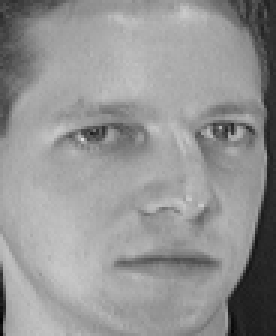
//> input picture ReconnaissanceDesFormes/Projets/ReconnaissanceDesFaces/code/FaceRecognition/att_faces/s1/2.pgm, 92 x 112 px, given in place of P5, which was not available (shown 3 times larger)
$ ./pca ../FaceRecognition/att_faces/s1/2.pgm   (built with g++ and OpenCV 4)
//> lines starting //> are read from the running program, lines starting //| are printed output that depends on the picture; pictures that were not available may be replaced by others from this repository, and a replacement may not be noted
/*
* pca.cpp
*
*  Author:
*  Kevin Hughes <kevinhughes27[at]gmail[dot]com>
*
*  Special Thanks to:
*  Philipp Wagner <bytefish[at]gmx[dot]de>
*
* This program demonstrates how to use OpenCV PCA with a
* specified amount of variance to retain. The effect
* is illustrated further by using a trackbar to
* change the value for retained varaince.
*
* The program takes as input a text file with each line
* begin the full path to an image. PCA will be performed
* on this list of images. The author recommends using
* the first 15 faces of the AT&T face data set:
* http://www.cl.cam.ac.uk/research/dtg/attarchive/facedatabase.html
*
* so for example your input text file would look like this:
*
*        <path_to_at&t_faces>/orl_faces/s1/1.pgm
*        <path_to_at&t_faces>/orl_faces/s2/1.pgm
*        <path_to_at&t_faces>/orl_faces/s3/1.pgm
*        <path_to_at&t_faces>/orl_faces/s4/1.pgm
*        <path_to_at&t_faces>/orl_faces/s5/1.pgm
*        <path_to_at&t_faces>/orl_faces/s6/1.pgm
*        <path_to_at&t_faces>/orl_faces/s7/1.pgm
*        <path_to_at&t_faces>/orl_faces/s8/1.pgm
*        <path_to_at&t_faces>/orl_faces/s9/1.pgm
*        <path_to_at&t_faces>/orl_faces/s10/1.pgm
*        <path_to_at&t_faces>/orl_faces/s11/1.pgm
*        <path_to_at&t_faces>/orl_faces/s12/1.pgm
*        <path_to_at&t_faces>/orl_faces/s13/1.pgm
*        <path_to_at&t_faces>/orl_faces/s14/1.pgm
*        <path_to_at&t_faces>/orl_faces/s15/1.pgm
*
*/

#include <iostream>
#include <fstream>
#include <sstream>

#include <opencv2/core/core.hpp>
#include <opencv2/highgui/highgui.hpp>

using namespace cv;
using namespace std;

///////////////////////
// Functions
static void read_imgList(const string& filename, vector<Mat>& images) {
//> called with filename = "../FaceRecognition/att_faces/s1/2.pgm"
    std::ifstream file(filename.c_str(), ifstream::in);
    if (!file) {
        string error_message = "No valid input file was given, please check the given filename.";
        //CV_Error(Error::StsBadArg, error_message);
    }
    string line;
    while (getline(file, line)) {
        images.push_back(imread(line, 0));
//> images[0] is the input picture: 112 rows x 92 cols, CV_8UC1; min 2, max 223, mean 148
    }
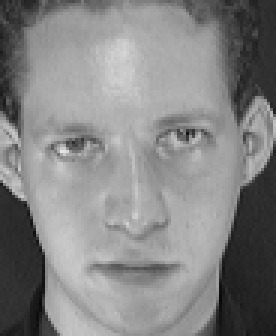
//> images[1]: 112 rows x 92 cols, CV_8UC1 (shown 3 times larger); min 7, max 232, mean 132.6
}

static  Mat formatImagesForPCA(const vector<Mat> &data)
{
    Mat dst(static_cast<int>(data.size()), data[0].rows*data[0].cols, CV_32F);
    for(unsigned int i = 0; i < data.size(); i++)
    {
        Mat image_row = data[i].clone().reshape(1,1);
        Mat row_i = dst.row(i);
        image_row.convertTo(row_i,CV_32F);
    }
//> this loop made 6 passes
    return dst;
}

static Mat toGrayscale(InputArray _src) {
    Mat src = _src.getMat();
    // only allow one channel
    if(src.channels() != 1) {
        //CV_Error(Error::StsBadArg, "Only Matrices with one channel are supported");
    }
    // create and return normalized image
    Mat dst;
    cv::normalize(_src, dst, 0, 255, NORM_MINMAX, CV_8UC1);
    return dst;
}

struct params
{
    Mat data;
    int ch;
    int rows;
    PCA pca;
    string winName;
};

static void onTrackbar(int pos, void* ptr)
{
    cout << "Retained Variance = " << pos << "%   ";
    cout << "re-calculating PCA..." << std::flush;

    double var = pos / 100.0;

    struct params *p = (struct params *)ptr;

    p->pca = PCA(p->data, cv::Mat(), CV_PCA_DATA_AS_ROW, var);

    Mat point = p->pca.project(p->data.row(0));
    Mat reconstruction = p->pca.backProject(point);
    reconstruction = reconstruction.reshape(p->ch, p->rows);
    reconstruction = toGrayscale(reconstruction);

    imshow(p->winName, reconstruction);
    cout << "done!   # of principal components: " << p->pca.eigenvectors.rows << endl;
}


///////////////////////
// Main
int main(int argc, char** argv)
{
    if (argc != 2) {
        cout << "usage: " << argv[0] << " <image_list.txt>" << endl;
        exit(1);
    }

    // Get the path to your CSV.
    string imgList = string(argv[1]);

    // vector to hold the images
    vector<Mat> images;

    // Read in the data. This can fail if not valid
    try {
        read_imgList(imgList, images);
    } catch (cv::Exception& e) {
        cerr << "Error opening file \"" << imgList << "\". Reason: " << e.msg << endl;
        exit(1);
    }

    // Quit if there are not enough images for this demo.
    if(images.size() <= 1) {
        string error_message = "This demo needs at least 2 images to work. Please add more images to your data set!";
        //CV_Error(Error::StsError, error_message);
    }

    // Reshape and stack images into a rowMatrix
    Mat data = formatImagesForPCA(images);

    // perform PCA
    PCA pca(data, cv::Mat(), CV_PCA_DATA_AS_ROW, 0.95); // trackbar is initially set here, also this is a common value for retainedVariance

    // Demonstration of the effect of retainedVariance on the first image
    Mat point = pca.project(data.row(0)); // project into the eigenspace, thus the image becomes a "point"
//> point = [4122.7, -4035.3]
    Mat reconstruction = pca.backProject(point); // re-create the image from the "point"
//> reconstruction = 10304 values, max 361.7 at index 4259, min -70.8 at index 3586, mean 166
    reconstruction = reconstruction.reshape(images[0].channels(), images[0].rows); // reshape from a row vector into image shape
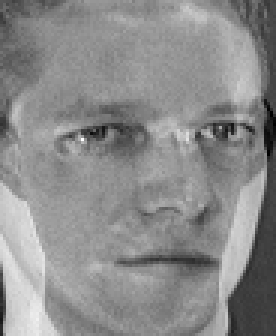
//> reconstruction: 112 rows x 92 cols, CV_32FC1 (shown 3 times larger); min -70.8, max 361.7, mean 166; drawn with min black and max white
    reconstruction = toGrayscale(reconstruction); // re-scale for displaying purposes

    // init highgui window
    string winName = "Reconstruction | press 'q' to quit";
    namedWindow(winName, WINDOW_NORMAL);

    // params struct to pass to the trackbar handler
    params p;
    p.data = data;
    p.ch = images[0].channels();
//> p.ch = 1
    p.rows = images[0].rows;
    p.pca = pca;
    p.winName = winName;

    // create the tracbar
    int pos = 95;
    createTrackbar("Retained Variance (%)", winName, &pos, 100, onTrackbar, (void*)&p);

    // display until user presses q
    imshow(winName, reconstruction);

    int key = 0;
    while(key != 'q')
        key = waitKey();
//> in onTrackbar, `Mat point = p->pca.project(p->data.row(0));`: point = [4122.7, -4035.3]
//| done!   # of principal components: 2
//> the 'q' key is pressed

   return 0;
}

$ run again, on ReconnaissanceDesFormes/Projets/ReconnaissanceDesFaces/code/FaceRecognition/att_faces/s1/4.pgm
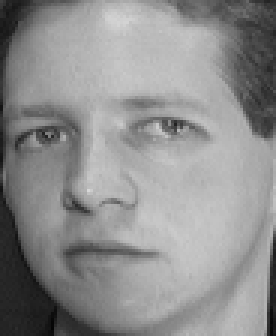
//> input picture ReconnaissanceDesFormes/Projets/ReconnaissanceDesFaces/code/FaceRecognition/att_faces/s1/4.pgm, 92 x 112 px, given in place of P5, which was not available (shown 3 times larger)
//> in read_imgList, images[0] is the input picture: 112 rows x 92 cols, CV_8UC1; min 5, max 215, mean 142.1
//> the loop in formatImagesForPCA, `for(unsigned int i = 0; i < data.size(); i++)` made 5 passes
//> `Mat point = pca.project(data.row(0)); // project into the eigenspace, ..`: point = [0, 0, 0, 0, 0]
//> `Mat reconstruction = pca.backProject(point); // re-create the image fr..`: reconstruction = 10304 values, max 215 at index 5825, min 5 at index 10045, mean 142.1
//> in toGrayscale, `cv::normalize(_src, dst, 0, 255, NORM_MINMAX, CV_8UC1);`:
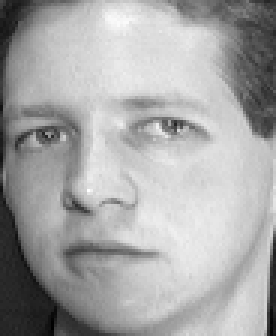
//> dst: 112 rows x 92 cols, CV_8UC1 (shown 3 times larger); min 0, max 255, mean 166.5
//> p.ch = 1
//> in onTrackbar, `Mat point = p->pca.project(p->data.row(0));`: point = [0, 0, 0, 0, 0]
//| done!   # of principal components: 5
